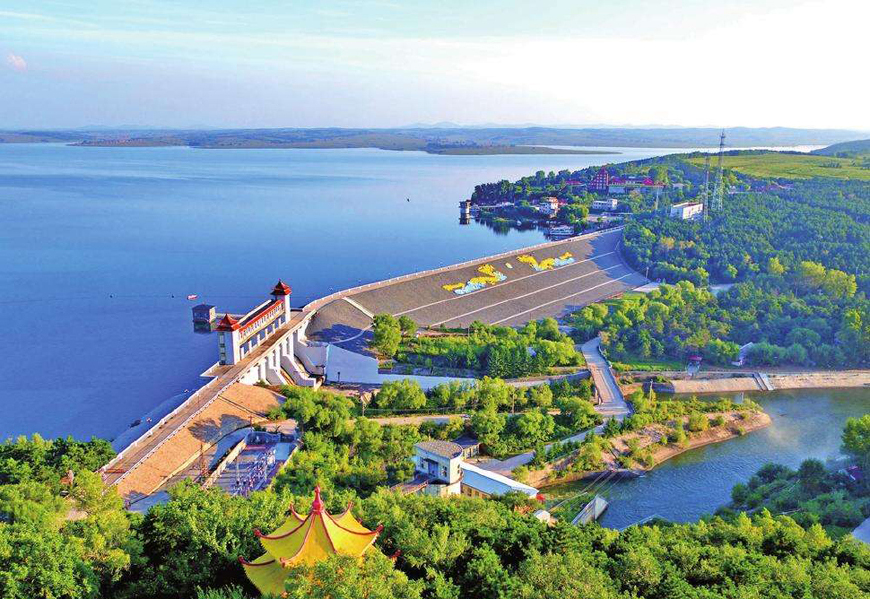
#> input picture assets/img/cat-lake.jpg, 870 x 599 px
$ python -i make-video.py   (imports and definitions only)
#> lines starting #> are read from the running program, lines starting #| are printed output that depends on the picture
# -*- coding: utf-8 -*-
"""用站内图片生成一段 20 秒的家乡宣传短片（图片轮播 + 缓慢推近 + 字幕）。"""
import os
from PIL import Image, ImageDraw, ImageFont
import imageio_ffmpeg

ROOT = os.path.dirname(os.path.dirname(os.path.abspath(__file__)))
IMG = os.path.join(ROOT, "assets", "img")
OUT_DIR = os.path.join(ROOT, "assets", "video")
# [1 line not run here, left out]
OUT = os.path.join(OUT_DIR, "siping-promo.mp4")

W, H = 1280, 720
FPS = 20
PER = 2.5  # 每张 2.5 秒

SLIDES = [
    ("hero.jpg", "吉林 · 四平", "英雄之城 · 满韵之乡 · 湖山秀色"),
    ("cat-red.jpg", "红色记忆", "四平战役纪念馆 · 塔子山战斗遗址"),
    ("cat-man.jpg", "满族风情", "叶赫那拉城 · 满族服饰与民俗"),
    ("cat-lake.jpg", "湖山自然", "二龙湖 · 转山湖 · 松辽平原"),
    ("culture-01.jpg", "人文古迹", "偏脸城 · 伊斯兰教清真寺"),
    ("food-01.jpg", "四平味道", "熏肉大饼 · 满族火锅 · 黏豆包"),
    ("season-01.jpg", "四季四平", "春赏花 · 夏避暑 · 秋斑斓 · 冬戏雪"),
    ("cat-life.jpg", "城市烟火", "夜市灯笼 · 早市热气 · 东北人情"),
]

# 字体：优先微软雅黑，其次黑体
FONT_CAND = ["C:/Windows/Fonts/msyh.ttc", "C:/Windows/Fonts/msyhbd.ttc",
             "C:/Windows/Fonts/simhei.ttf", "C:/Windows/Fonts/simsun.ttc"]
FONT_PATH = next((p for p in FONT_CAND if os.path.exists(p)), None)
f_title = ImageFont.truetype(FONT_PATH, 62) if FONT_PATH else ImageFont.load_default()
f_sub = ImageFont.truetype(FONT_PATH, 30) if FONT_PATH else ImageFont.load_default()


def cover(path):
#> called with path = '../assets/img/cat-lake.jpg'
    im = Image.open(path).convert("RGB")
#> im is the input picture: PIL image 870x599 RGB; mean R, G, B 134.2, 154.3, 155.6
    sw, sh = im.size
#> sw = 870; sh = 599
    scale = max(W / sw, H / sh)
#> scale = 1.47
    nw, nh = int(sw * scale), int(sh * scale)
#> nw = 1280; nh = 881
    im = im.resize((nw, nh), Image.LANCZOS)
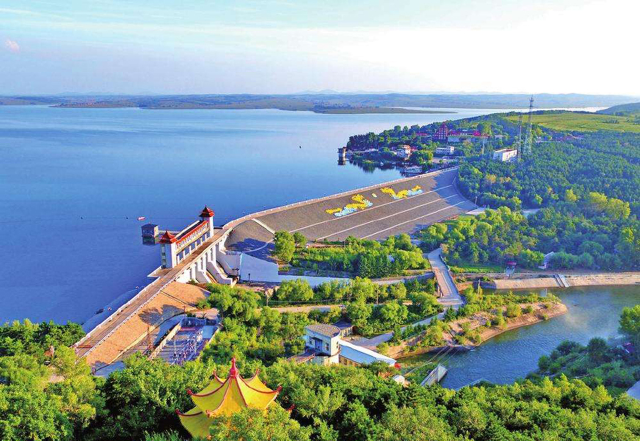
#> im: PIL image 1280x881 RGB (shown at 1/2 size); mean R, G, B 134.2, 154.3, 155.7
    left, top = (nw - W) // 2, (nh - H) // 2
#> left = 0; top = 80
    return im.crop((left, top, left + W, top + H))
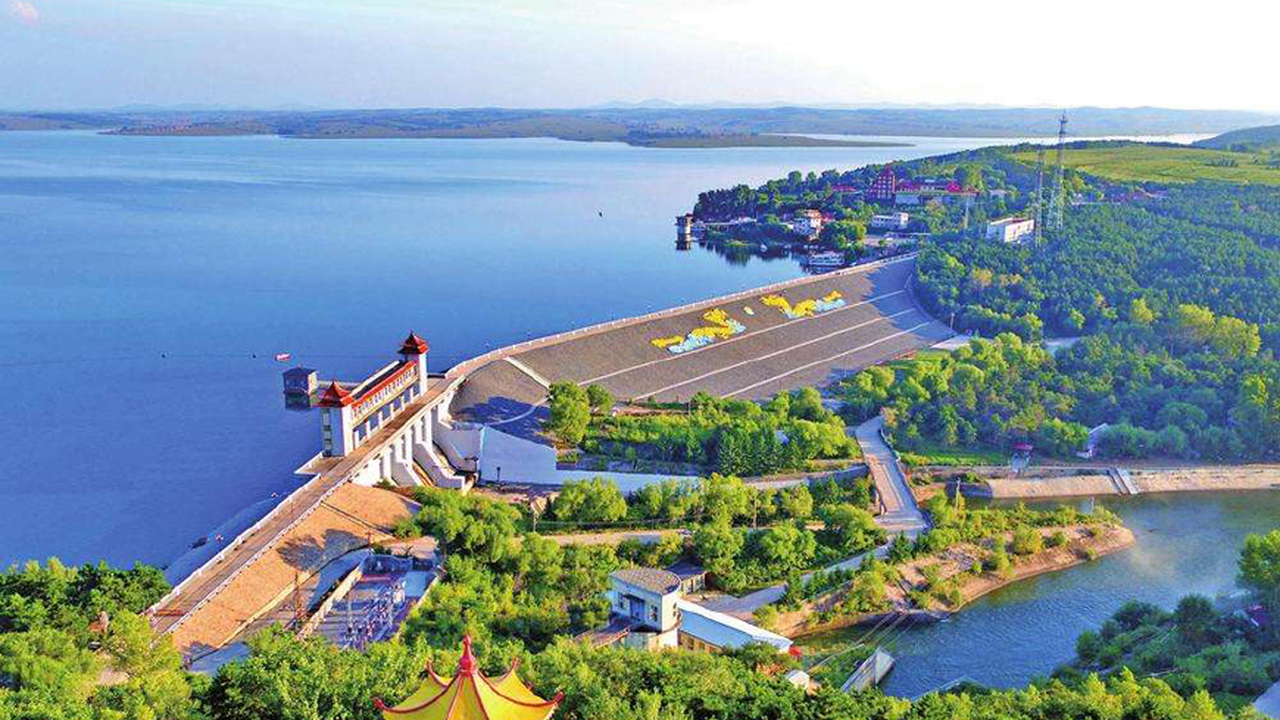
#> returned value: PIL image 1280x720 RGB; mean R, G, B 129, 149.9, 158.2


# [51 lines left out: functions frame, main, not called in this run]


# [2 lines not run here, left out]

>>> result = cover('../assets/img/cat-lake.jpg')
